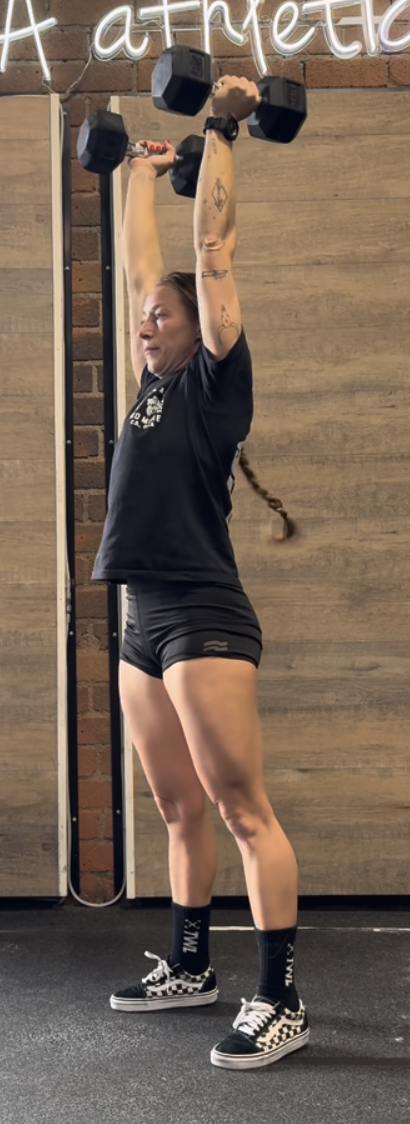
#> input picture config/pictures/102_2.png, 410 x 1124 px
$ python resize_image.py ../config/pictures/102_2.png out.png 100
#> lines starting #> are read from the running program, lines starting #| are printed output that depends on the picture
#!/usr/bin/env python3
"""
Helper script to resize images before converting to base64.
Usage: python3 resize_image.py <input_image> <output_image> <max_size>
"""

import sys
from pathlib import Path

try:
    from PIL import Image
    PIL_AVAILABLE = True
except ImportError:
    PIL_AVAILABLE = False

def resize_image(input_path, output_path, max_size=32):
    """Resize image to max_size x max_size pixels while maintaining aspect ratio."""
#> called with input_path = '../config/pictures/102_2.png', output_path = 'out.png', max_size = 100
    if not PIL_AVAILABLE:
        print("PIL (Pillow) is required for image resizing.")
        print("Install it with: pip install Pillow")
        return False

    try:
        with Image.open(input_path) as img:
            # Convert to RGBA to ensure transparency support
#> img is the input picture: PIL image 410x1124 RGBA; mean R, G, B, A 117.9, 100.2, 85.7, 255
            if img.mode != 'RGBA':
                img = img.convert('RGBA')

            # Calculate new size maintaining aspect ratio
            img.thumbnail((max_size, max_size), Image.Resampling.LANCZOS)
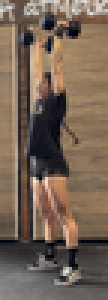
#> img: PIL image 36x100 RGBA (shown 3 times larger); mean R, G, B, A 117.9, 100.2, 85.7, 255

            # Save the resized image
            img.save(output_path, 'PNG', optimize=True)
            print(f"✅ Resized image saved as: {output_path}")
            print(f"   Original size: {Path(input_path).stat().st_size} bytes")
            print(f"   New size: {Path(output_path).stat().st_size} bytes")
            return True

    except Exception as e:
        print(f"Error resizing image: {e}")
        return False

if __name__ == "__main__":
    if len(sys.argv) < 3:
        print("Usage: python3 resize_image.py <input_image> <output_image> [max_size]")
        print("Example: python3 resize_image.py dumbbell.png dumbbell_small.png 24")
        sys.exit(1)

    input_path = sys.argv[1]
    output_path = sys.argv[2]
    max_size = int(sys.argv[3]) if len(sys.argv) > 3 else 32

    if not PIL_AVAILABLE:
        print("PIL (Pillow) is not installed. Please install it with:")
        print("pip install Pillow")
        sys.exit(1)

    resize_image(input_path, output_path, max_size)

$ run again, on config/pictures/107_1.png
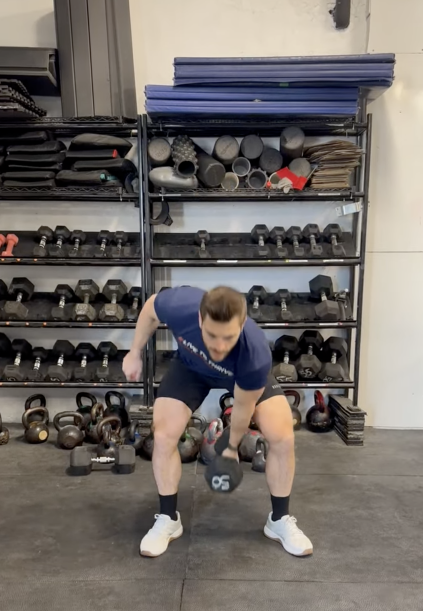
#> input picture config/pictures/107_1.png, 846 x 1222 px (shown at 1/2 size)
#> in resize_image, img is the input picture: PIL image 846x1222 RGBA; mean R, G, B, A 112.6, 106.5, 102.5, 255
#> in resize_image, `img.thumbnail((max_size, max_size), Image.Resampling.LANCZOS)`:
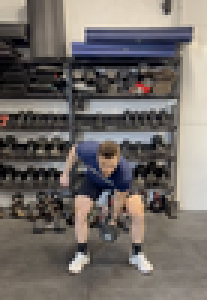
#> img: PIL image 69x100 RGBA (shown 3 times larger); mean R, G, B, A 112.6, 106.6, 102.5, 255

$ run again, on config/pictures/107_3.png
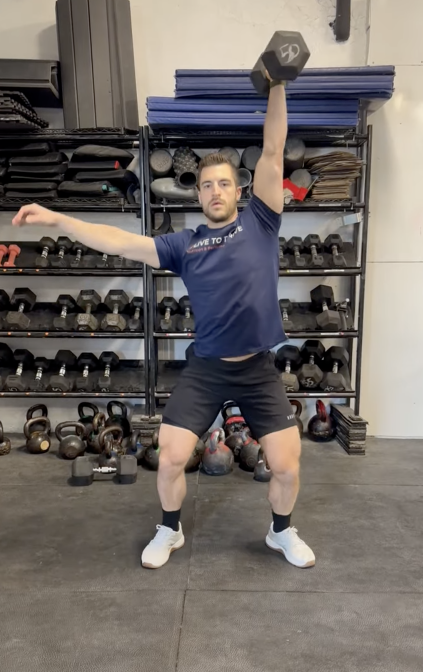
#> input picture config/pictures/107_3.png, 846 x 1344 px (shown at 1/2 size)
#> in resize_image, img is the input picture: PIL image 846x1344 RGBA; mean R, G, B, A 112.3, 105.6, 101.1, 255
#> in resize_image, `img.thumbnail((max_size, max_size), Image.Resampling.LANCZOS)`:
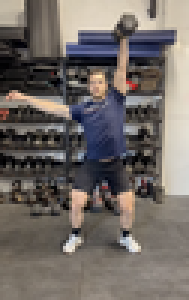
#> img: PIL image 63x100 RGBA (shown 3 times larger); mean R, G, B, A 112.4, 105.6, 101.1, 255

$ run again, on config/pictures/109_1.png
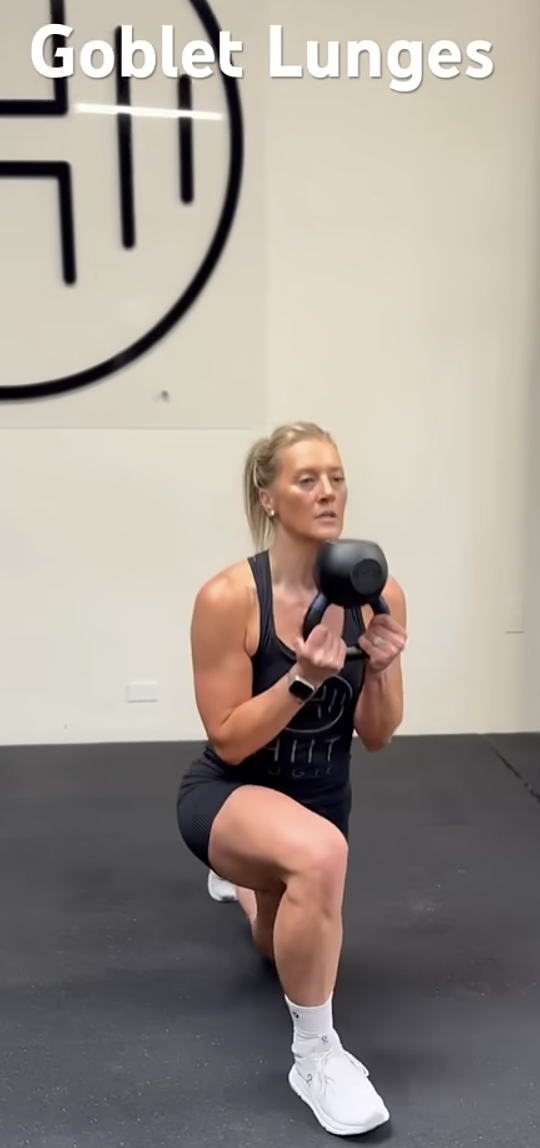
#> input picture config/pictures/109_1.png, 540 x 1148 px
#> in resize_image, img is the input picture: PIL image 540x1148 RGBA; mean R, G, B, A 160.4, 151.9, 144.1, 255
#> in resize_image, `img.thumbnail((max_size, max_size), Image.Resampling.LANCZOS)`:
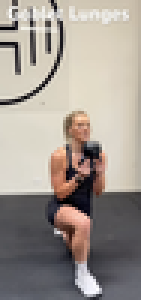
#> img: PIL image 47x100 RGBA (shown 3 times larger); mean R, G, B, A 160.4, 151.8, 144.1, 255
